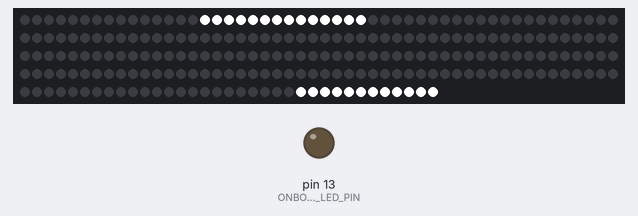
A sketch run on a simulated Arduino Uno, built with avr-gcc and run on an emulated ATmega328P. On the bench: 235 RGB LEDs in strip order, left to right, continuing on the next row, output pins drawn as LEDs (lit = HIGH).

Above: at 5.31 s.
At 13.73 s:
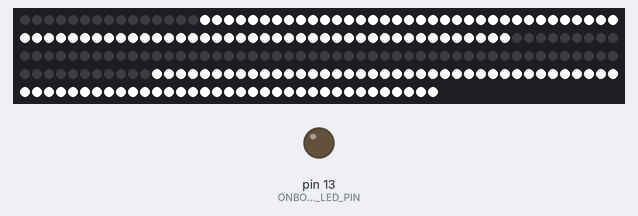
At 21.09 s:
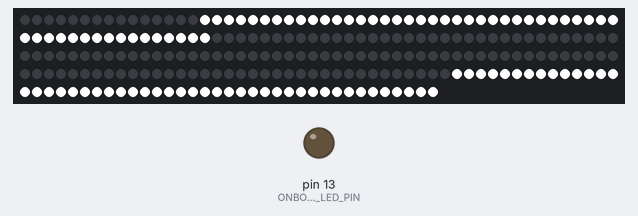
At 37.0 s:
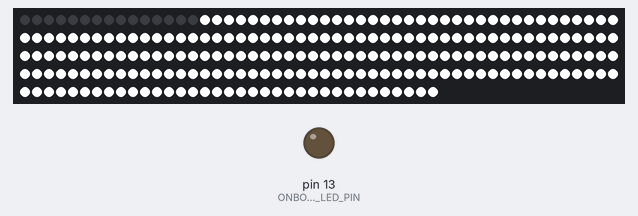
Timing chart, 0 to 38.5 s (numbered marks = the images above):
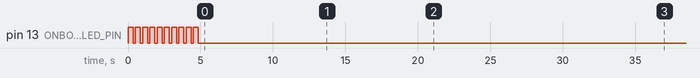

The sketch:

RampUp.ino
```cpp
#include <Adafruit_NeoPixel.h>

const int numLEDs = 220;
// Parameter 1 = number of pixels in strip
// Parameter 2 = pin number (most are valid)
// Parameter 3 = pixel type flags, add together as needed:
//   NEO_RGB     Pixels are wired for RGB bitstream
//   NEO_GRB     Pixels are wired for GRB bitstream
//   NEO_KHZ400  400 KHz bitstream (e.g. FLORA pixels)
//   NEO_KHZ800  800 KHz bitstream (e.g. High Density LED strip)
Adafruit_NeoPixel strip = Adafruit_NeoPixel(numLEDs+15, 2, NEO_GRB + NEO_KHZ800);

const int ONBOARD_LED_PIN = 13;
void setup() {
  strip.begin();
  strip.show(); // Initialize all pixels to 'off'
  pinMode(ONBOARD_LED_PIN, OUTPUT);
  for(int i = 0; i < 10; i++) {
    digitalWrite(ONBOARD_LED_PIN, HIGH);
    delay(350);
    digitalWrite(ONBOARD_LED_PIN, LOW);
    delay(150);
  }
}

int count = 0;
const int value = 255;
void loop() {
  count++;
  if (count >= numLEDs) {
    count = 0;
    delay(5000);
  }
  for(int i = 0; i < numLEDs; i++)
    if (i <= count || i+count > numLEDs)
      strip.setPixelColor(i+15, value, value, value);
    else
      strip.setPixelColor(i+15, 0);
  strip.show();

}
```
